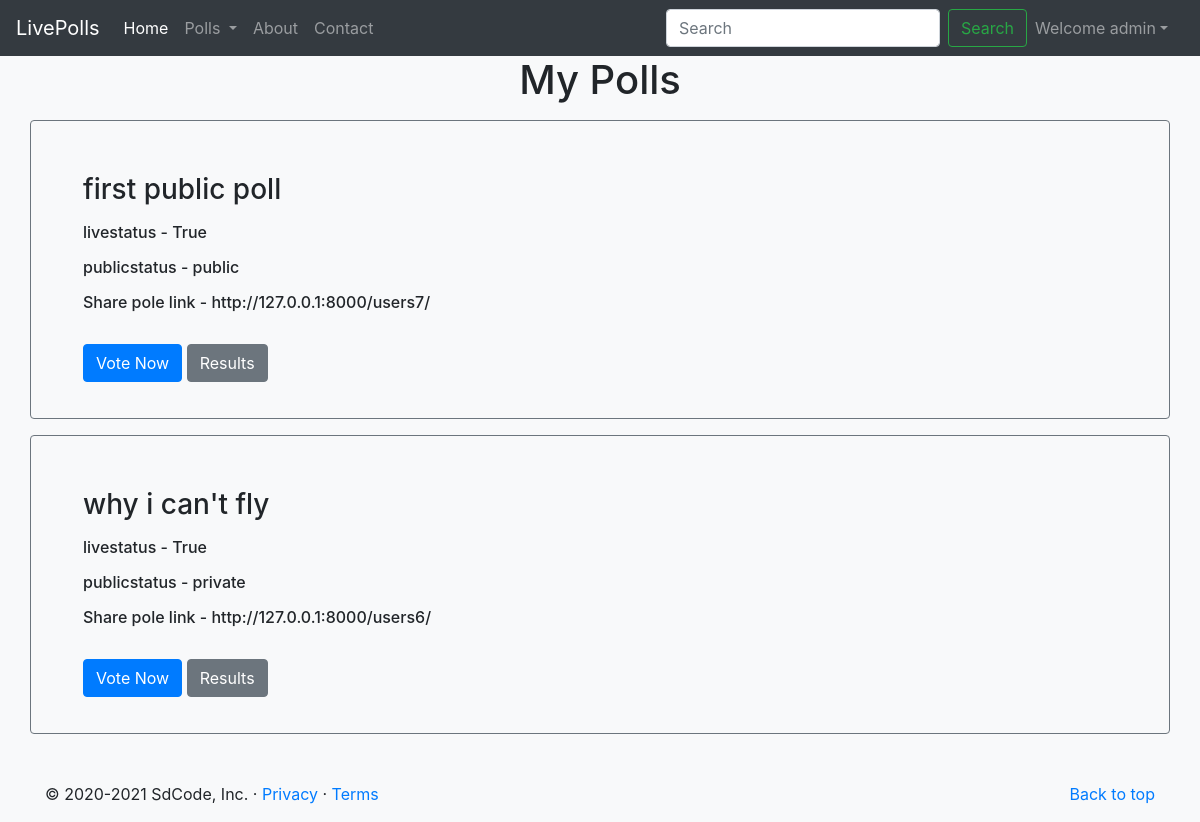
Page /users/mypolls (signed in) on the earlier database version.
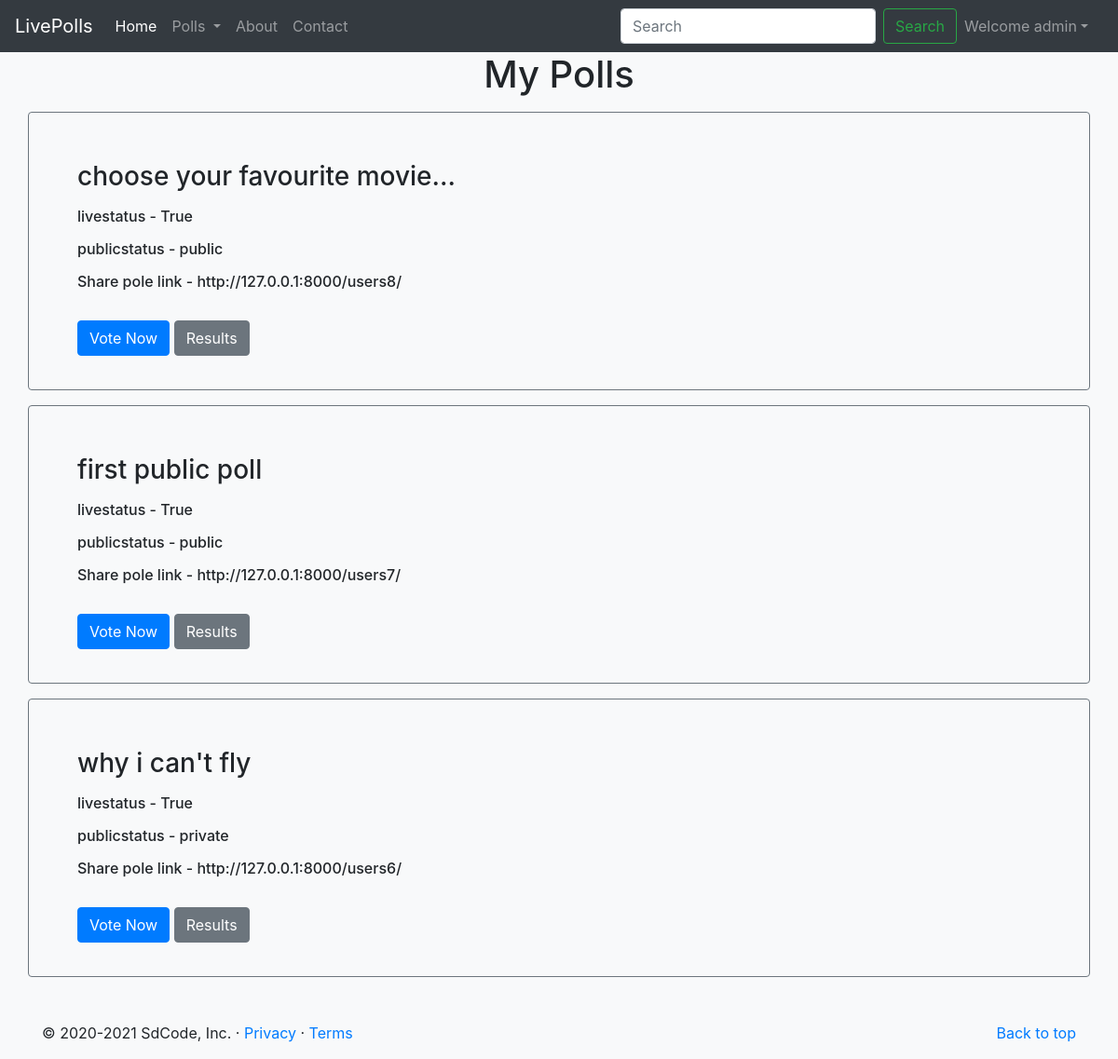
Same page on the later database version.
### users/models.py (models this page shows, shortened)
class Question(models.Model):
    sno= models.AutoField(primary_key=True)
    question_text = models.CharField(max_length=200)
    livestatus = models.BooleanField(default=True)
    publicstatus = models.CharField(max_length=50)
    user=models.ForeignKey(User, on_delete=models.CASCADE)
    timestamp = models.DateTimeField(default=now)

### users/views.py (the view)
# urls.py: path('/mypolls', views.mypolls, name='mypolls'),
def mypolls(request):
    if request.user.is_authenticated:
        latest_question_list = Question.objects.order_by('-timestamp')[:5]
        context = {'latest_question_list': latest_question_list}
        return render(request, 'users/mypolls.html', context)
    else:
            messages.warning(request, "Login First")
    return redirect('users:index')

### templates/users/mypolls.html (shortened to what this page needs)
{% extends 'base.html' %}
{% block content %}
<h1 class="text-center mb-3">My Polls</h1>
{% if latest_question_list %}
  {% for question in latest_question_list %}
    {% if request.user ==  question.user %}
      <div class="container mt-3 p-3 border rounded border-secondary">
        <div class="card-body">
          <h3 class="m-3">{{ question.question_text }}</h3>
          <h6 class="mb-3 ml-3">livestatus - {{ question.livestatus }}</h6>
          <h6 class="mb-3 ml-3">publicstatus - {{ question.publicstatus }}</h6>
          <h6 class="m-3">Share pole link - http://127.0.0.1:8000/users{{ question.sno }}/</h6>
          <a href="{% url 'users:details' question.sno %}" class="btn btn-primary ml-3 mt-3">Vote Now</a>
          <a href="{% url 'users:results' question.sno %}" class="btn btn-secondary mt-3">Results</a>
        </div>
      </div>
    {% endif %}
  {% endfor %}
{% else %}
  <p>No polls available</p>
{% endif %}
{% endblock %}

### templates/base.html (shortened to what this page needs)
<!doctype html>
<html lang="en">
  <head>
    <link rel="stylesheet" href="https://stackpath.bootstrapcdn.com/bootstrap/4.4.1/css/bootstrap.min.css">
  </head>
  <body class="bg-light">
    <nav class="navbar navbar-expand-lg navbar-dark bg-dark">
      <a class="navbar-brand" href="{% url 'users:index'%}">LivePolls</a>
      <div class="collapse navbar-collapse" id="navbarSupportedContent">
        <ul class="navbar-nav mr-auto">
          <li class="nav-item active">
            <a class="nav-link" href="{% url 'users:index'%}"> Home <span class="sr-only">(current)</span></a>
          </li>
          <li class="nav-item dropdown">
            <a class="nav-link dropdown-toggle" href="#" id="navbarDropdown" role="button" data-toggle="dropdown" aria-haspopup="true" aria-expanded="false">
              Polls
            </a>
          </li>
          <li class="nav-item">
            <a class="nav-link" href="{% url 'users:about'%}">About</a>
          </li>
          <li class="nav-item">
            <a class="nav-link" href="{% url 'users:contact'%}">Contact</a>
          </li>
        </ul>
        <form class="form-inline my-2 my-lg-0">
          <input class="form-control mr-sm-2" type="search" placeholder="Search" aria-label="Search">
          <button class="btn btn-outline-success my-2 my-sm-0" type="submit">Search</button>
        </form>
        {% if user.is_authenticated %}
<ul class="navbar-nav mr-2">
<li class="nav-item dropdown">
<a class="nav-link dropdown-toggle" href='#' id="navbarDropdown" role="button" data-toggle="dropdown"> Welcome   {{request.user}}</a>
      </li>
      </ul>
      </div>
{% else %}
<a type="button" class="btn btn-primary mx-2" href="{% url 'users:login' %}">Log in</a>
<a type="button" class="btn btn-info" href="{% url 'users:signup' %}">Sign Up</a>
{% endif %}
    </nav>
    {% block content %}{% endblock %}
    <footer class="container mt-5">
      <p class="float-right"><a href="#">Back to top</a></p>
      <p>© 2020-2021 SdCode, Inc. · <a href="#">Privacy</a> · <a href="#">Terms</a></p>
    </footer>
  </body>
</html>

Differences in the rows shown:
added Question: question_text "choose your favourite movie...", livestatus "True", publicstatus "public", sno "8"
